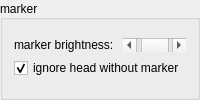
            <widget class="QGroupBox" name="groupBox_5">
             <property name="minimumSize">
              <size>
               <width>0</width>
               <height>80</height>
              </size>
             </property>
             <property name="maximumSize">
              <size>
               <width>350</width>
               <height>16777215</height>
              </size>
             </property>
             <property name="title">
              <string>marker</string>
             </property>
             <property name="alignment">
              <set>Qt::AlignLeading|Qt::AlignLeft|Qt::AlignVCenter</set>
             </property>
             <layout class="QVBoxLayout" name="verticalLayout_19">
              <item>
               <layout class="QVBoxLayout">
                <property name="spacing">
                 <number>6</number>
                </property>
                <property name="leftMargin">
                 <number>0</number>
                </property>
                <property name="topMargin">
                 <number>0</number>
                </property>
                <property name="rightMargin">
                 <number>0</number>
                </property>
                <property name="bottomMargin">
                 <number>0</number>
                </property>
                <item>
                 <layout class="QHBoxLayout" stretch="0,1">
                  <property name="spacing">
                   <number>6</number>
                  </property>
                  <property name="leftMargin">
                   <number>0</number>
                  </property>
                  <property name="topMargin">
                   <number>0</number>
                  </property>
                  <property name="rightMargin">
                   <number>0</number>
                  </property>
                  <property name="bottomMargin">
                   <number>0</number>
                  </property>
                  <item>
                   <widget class="QLabel" name="label_19">
                    <property name="sizePolicy">
                     <sizepolicy hsizetype="Fixed" vsizetype="Preferred">
                      <horstretch>0</horstretch>
                      <verstretch>0</verstretch>
                     </sizepolicy>
                    </property>
                    <property name="text">
                     <string>marker brightness: </string>
                    </property>
                   </widget>
                  </item>
                  <item>
                   <widget class="QScrollBar" name="markerBrightness">
                    <property name="sizePolicy">
                     <sizepolicy hsizetype="Minimum" vsizetype="Fixed">
                      <horstretch>0</horstretch>
                      <verstretch>0</verstretch>
                     </sizepolicy>
                    </property>
                    <property name="minimumSize">
                     <size>
                      <width>50</width>
                      <height>0</height>
                     </size>
                    </property>
                    <property name="value">
                     <number>50</number>
                    </property>
                    <property name="orientation">
                     <enum>Qt::Horizontal</enum>
                    </property>
                   </widget>
                  </item>
                 </layout>
                </item>
                <item>
                 <widget class="QCheckBox" name="markerIgnoreWithout">
                  <property name="text">
                   <string>ignore head without marker</string>
                  </property>
                  <property name="checked">
                   <bool>true</bool>
                  </property>
                 </widget>
                </item>
               </layout>
              </item>
             </layout>
            </widget>
